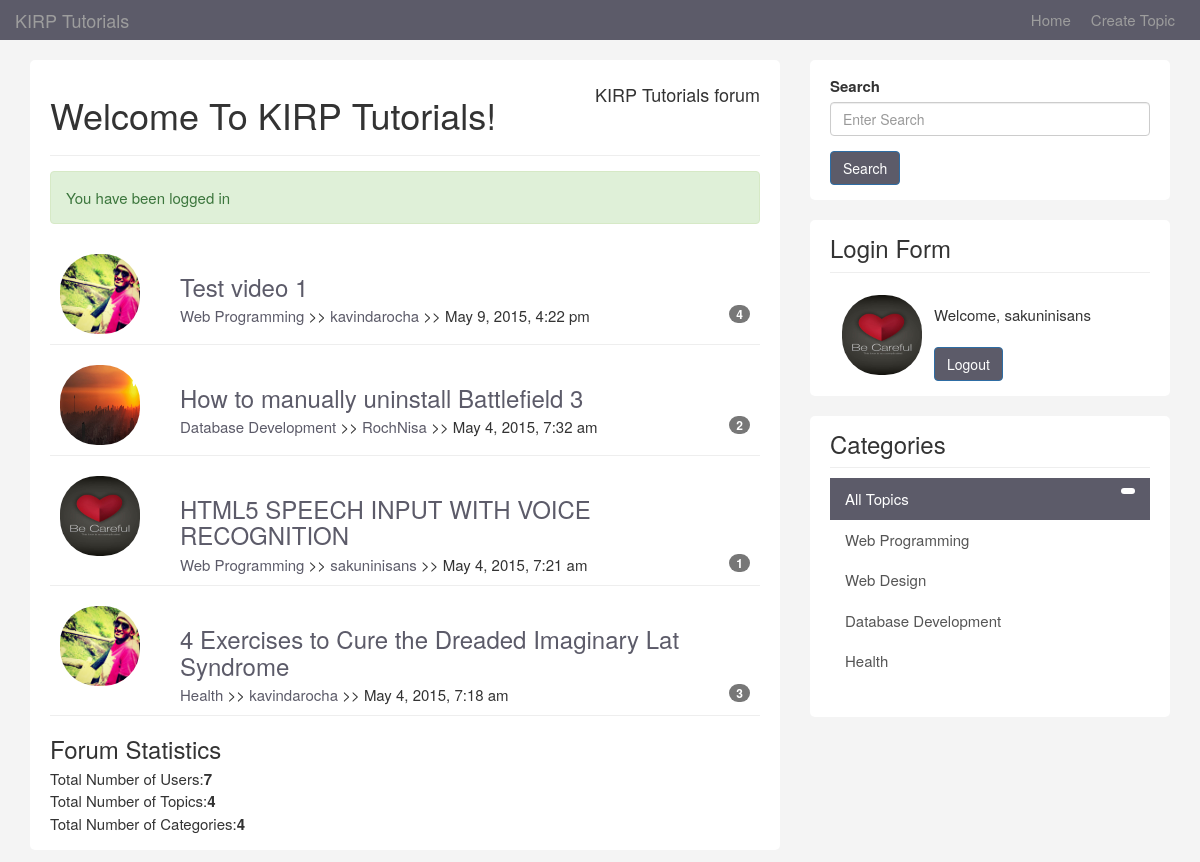
Page /index.php (signed in) on the committed database.
### tables this page shows
CREATE TABLE IF NOT EXISTS `topics` (
`id` int(11) NOT NULL,
  `category_id` int(11) NOT NULL,
  `user_id` int(11) NOT NULL,
  `title` varchar(100) NOT NULL,
  `body` text NOT NULL,
  `video` varchar(111) NOT NULL,
  `last_activity` datetime NOT NULL,
  `create_date` timestamp NOT NULL DEFAULT CURRENT_TIMESTAMP
);

CREATE TABLE IF NOT EXISTS `users` (
`id` int(8) NOT NULL,
  `name` varchar(120) NOT NULL,
  `email` varchar(60) NOT NULL,
  `avatar` varchar(100) NOT NULL,
  `username` varchar(12) NOT NULL,
  `password` varchar(64) NOT NULL,
  `about` text NOT NULL,
  `last_activity` datetime NOT NULL,
  `join_date` timestamp NOT NULL DEFAULT CURRENT_TIMESTAMP
);

CREATE TABLE IF NOT EXISTS `categories` (
`id` int(11) NOT NULL,
  `name` varchar(100) NOT NULL,
  `description` text NOT NULL
);

### libraries/Template.php (called while the page is built, shortened)
<?php
class Template{
	protected $template;
	public function __construct($template){
		$this->template = $template;
	}
	public function __toString(){
		include basename($this->template);
		return ob_get_clean();
	}
}

### libraries/Database.php (called while the page is built, shortened)
<?php
class Database {
	private $host = DB_HOST;
	private $user = DB_USER;
	private $pass = DB_PASS;
	private $dbname = DB_NAME;
	private $dbh;
	private $stmt;
	public function __construct(){
		$dsn = 'mysql:host=' . $this->host . ';dbname=' . $this->dbname;
		$option = array (PDO::ATTR_PERSISTENT => true,PDO::ATTR_ERRMODE => PDO::ERRMODE_EXCEPTION) ;
		try {
			$this->dbh = new PDO($dsn, $this->user, $this->pass,$option);
		}
		catch ( PDOException $e) {
			$this->error = $e->getMessage();
		}
	}
	public function query($query) {
		$this->stmt = $this->dbh->prepare($query);
	}
	public function bind($param, $value, $type = null) {
		if (is_null( $type )) {
			switch (true) {
				default :
					$type = PDO::PARAM_STR;
			}
		}
		$this->stmt->bindValue ( $param, $value, $type);
	}
	public function execute() {
		return $this->stmt->execute();
	}
	public function resultset() {
		$this->execute();
		return $this->stmt->fetchAll(PDO::FETCH_OBJ);
	}
	public function rowCount() {
		return $this->stmt->rowCount();
	}
}

### libraries/Topic.php (called while the page is built, shortened)
<?php
class Topic{
	private $db;
	public function __construct(){
		$this->db = new Database;
	}
	 public function getAllTopics(){
	 	$this->db->query ("SELECT topics.*, users.username, users.avatar, categories.name FROM topics
	 							INNER JOIN users
	 							ON topics.user_id= users.id
	 							INNER JOIN categories
	 							ON topics.category_id = categories.id
	 							ORDER BY create_date DESC
	 							");
	 	$results = $this->db->resultset();
	 	return $results;
	 }
	 public function getTotalTopics(){
	 	$this->db->query('SELECT * FROM topics');
	 	return $this->db->rowCount();
	 }
	 public function getTotalCategories(){
	 	$this->db->query('SELECT * FROM categories');
	 	return $this->db->rowCount();
	 }
}

### helpers/format_helper.php (called while the page is built)
<?php
function urlFormat($str){
	$str = preg_replace('/\s*/', '', $str);
	$str = strtolower($str);
	$str = urlencode($str);
	return $str;
}
function formatDate($date){
	$date = date("F j, Y, g:i a",strtotime($date));
	return $date;
}
function is_active($category){
	if(isset($_GET['category'])){
		if($_GET['category'] == $category) {
			return 'active';
		}else {
			return '';
		}
	} else {
		if($category == null) {
			return 'active';
			}
	}
}

### helpers/db_helper.php (called while the page is built, shortened)
<?php
function replyCount($topic_id) {
	$db = new Database;
	$db->query('SELECT * FROM replies WHERE topic_id = :topic_id');
	$db->bind(':topic_id', $topic_id);
	$rows = $db->resultset();
	return $db->rowCount();
}
function getCategories(){
	$db = new Database;
	$db->query('SELECT * FROM categories');
	$results = $db->resultset();
	return $results;
}

### libraries/User.php (called while the page is built, shortened)
<?php
class User{
	private $db;
	public function __construct(){
		$this->db = new Database;
	}
  	public function getTotalUsers() {
  		$this->db->query('SELECT * FROM users');
  		$rows = $this->db->resultset();
  		return $this->db->rowCount();
  	}
}

### template/frontpage.php (the view)
          <?php include('includes\header.php'); ?>
             <ul id="topics">
               <?php if($topics) : ?>
               <?php foreach ($topics as $topic) : ?>
               <li class="topic">
                 <div class="row">
                   <div class="col-md-2">
                     <img class="avatar pull-left" src="images/avatars/<?php echo $topic->avatar;?>" height="80px" width="80px">
                   </div>
                   <div class="col-md-10">
                     <div class="topic-content pull-right">
                       <h3><a href="topic.php?id=<?php echo $topic->id; ?>"><?php echo $topic->title; ?></a></h3>
                       <div class="topic-info">
                         <a href="topics.php?category=<?php echo  urlFormat($topic->category_id); ?>"><?php echo $topic->name; ?></a> >>
                         <a href="topics.php?user=<?php echo urlFormat($topic->user_id); ?>"><?php echo $topic->username; ?></a> >>
                         <?php echo formatDate($topic->create_date); ?>
                         <span class="badge pull-right"><?php echo replyCount($topic->id); ?></span>
                       </div>
                     </div>
                   </div>
                 </div>
               </li>
               <?php endforeach ; ?>
             </ul>
           <?php else : ?>
             <p>No Topic to Display</p>
           <?php endif; ?>
             <h3>Forum Statistics</h3>
             <ul>
               <li>Total Number of Users:<strong><?php echo $totalUsers;?></strong></li>
               <li>Total Number of Topics:<strong><?php echo $totalTopics; ?></strong></li>
               <li>Total Number of Categories:<strong><?php echo $totalCategories; ?></strong></li>
             </ul>
<?php include('includes\footer.php'); ?>

### template/includes/footer.php (shortened to what this page needs)
 </div>
          </div>
        </div>
        <div class="col-md-4">
           <div class="sidebar">
            <div class="block">
               <div class="form-group">
                  <form name="search" method="post" action="search.php">
                  <label>Search</label>
                  <input name="searchterm" type="text" class="form-control"  placeholder="Enter Search">
                </div>
                  <input type="submit" name="submit" value="Search" class="btn btn-primary" />
            </div>
            <div class="block">
              <h3>Login Form</h3>
              <?php if (isLoggedIn()) : ?>
                <div class="userdata">
                <img class="avatarks pull-left" src="images\avatars\<?php echo getUser() ['avatar']; ?>" height="80px" width="80px" margin="11px">
                <br>
                  Welcome, <?php echo getUser() ['username']; ?>
                </div>
                <br>
                <form role="form" method="post" action="logout.php">
                  <input type="submit" name="do_logout" class="btn btn-primary" value="Logout">
                </form>
          <?php endif; ?>
           </div>
           <div class="block">
            <h3>Categories</h3>
            <div class="list-group">
              <a href="topics.php" class="list-group-item <?php echo is_active(null); ?>">All Topics <span class="badge pull-right">
             <?php foreach (getCategories() as $category) : ?>
              <a href="topics.php?category=<?php echo $category->id; ?>" class="list-group-item <?php echo is_active($category->id); ?>"><?php echo $category->name; ?> </a>
             <?php endforeach; ?>
            </div>
           </div>
        </div>
    </div>
  </div>
  </body>
</html>

### template/css/custom.css (style rules this page uses)
body { padding-top: 60px; background: #f4f4f4; font-size: 15px; }
a { color:#5c5b69; }
ul { padding: 0; margin: 0; list-style: none; }
h3 { margin-bottom:5px; }
.block { background: #FFF; border-radius: 5px; padding: 15px 20px; margin-bottom: 20px; }
.sidebar .block h3 { margin: 0 0 10px 0; padding-bottom:10px; border-bottom: #eee solid 1px; }
.topic { border-bottom: #eee solid 1px; margin-bottom: 10px; padding: 10px; }
.topic-content { width: 100%; }
a.list-group-item.active, a.list-group-item.active:hover, a.list-group-item.active:focus { background: #5c5b69; border-radius: 0; }
.list-group-item { border: 0; }
.btn-primary { background: #5c5b69; }
img.avatar.pull-left { border-radius: 37px; }
img.avatarks.pull-left { border-radius: 37px; margin: 12px; }

### rows in the picture
topics: user.avatar (picture), title "Test video 1", category.name "Web Programming", user.username "kavindarocha", create_date "May 9, 2015, 4:22 pm", id "4"
topics: user.avatar (picture), title "How to manually uninstall Battlefield 3", category.name "Database Development", user.username "RochNisa", create_date "May 4, 2015, 7:32 am", id "2"
topics: user.avatar (picture), title "HTML5 SPEECH INPUT WITH VOICE RECOGNITION", category.name "Web Programming", user.username "sakuninisans", create_date "May 4, 2015, 7:21 am", id "1"
topics: user.avatar (picture), title "4 Exercises to Cure the Dreaded Imaginary Lat Syndrome", category.name "Health", user.username "kavindarocha", create_date "May 4, 2015, 7:18 am", id "3"
users: avatar (picture), username "sakuninisans"
categories: name "Web Programming"
categories: name "Web Design"
categories: name "Database Development"
categories: name "Health"

### other values in the picture
$title "Welcome To KIRP Tutorials!"
$message "You have been logged in"
$totalUsers "7"
$totalTopics "4"
$totalCategories "4"
